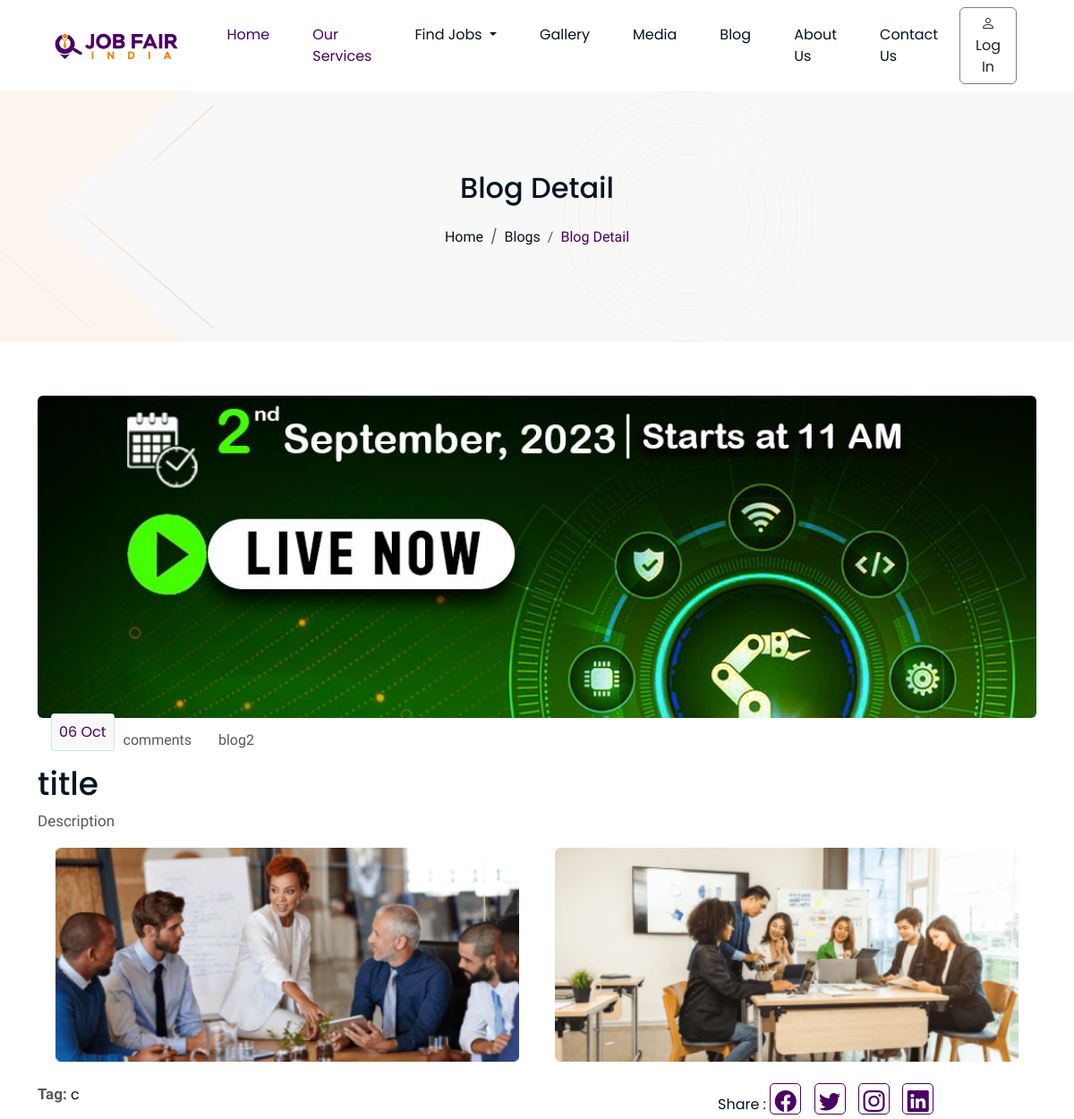
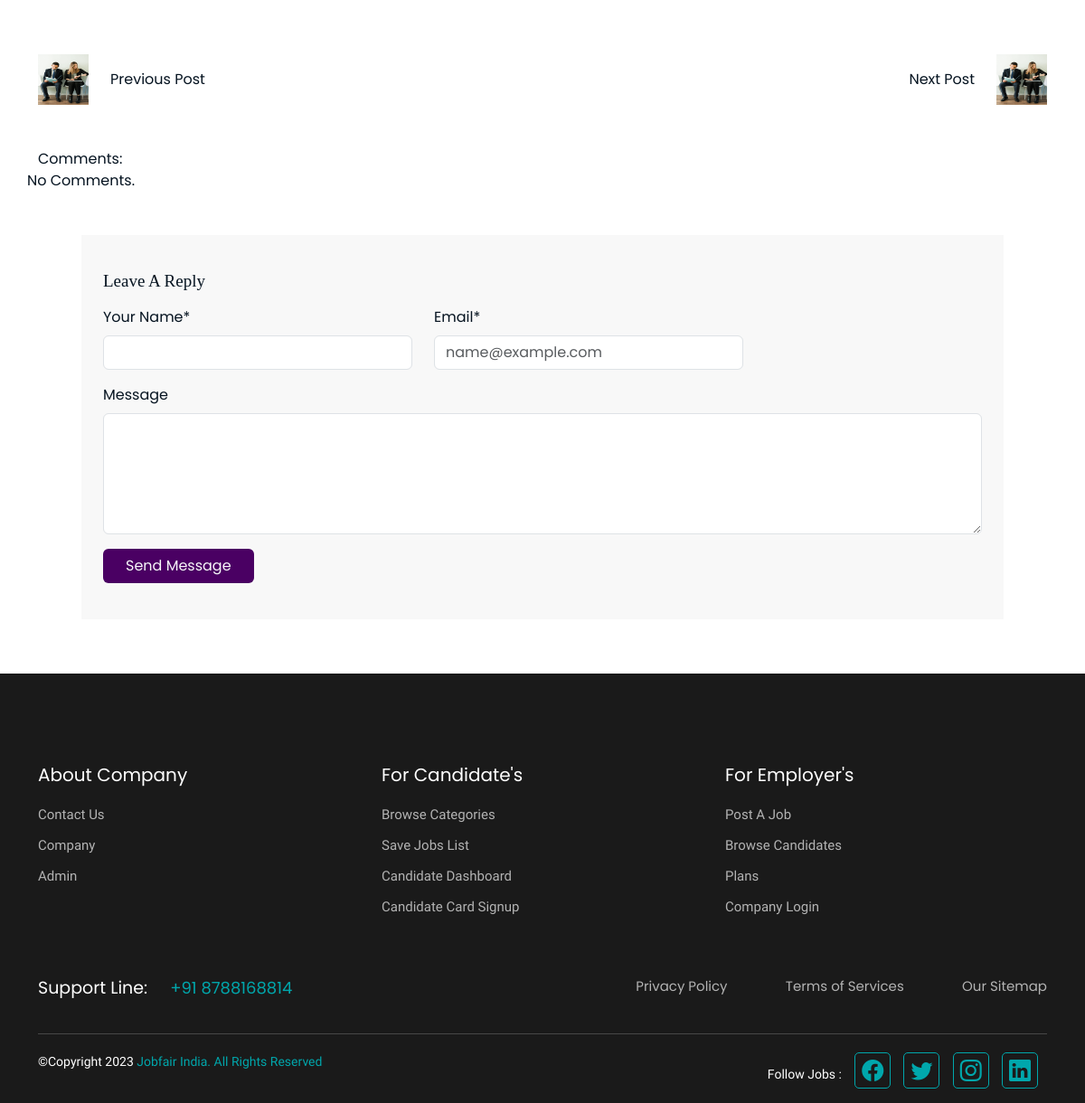
The page /blog-details.php?blog_id=2 on the database its author committed (2 pictures, top to bottom).
### tables this page shows
CREATE TABLE `blogs` (
  `blog_id` int(50) NOT NULL,
  `blog_name` varchar(100) NOT NULL,
  `blog_title` varchar(100) NOT NULL,
  `blog_image` varchar(100) NOT NULL,
  `blog_description` varchar(250) NOT NULL,
  `blog_tags` varchar(100) NOT NULL,
  `other_image` varchar(100) DEFAULT NULL,
  `blog_date` date NOT NULL DEFAULT current_timestamp()
);

### blog-details.php (the view, shortened to what this page needs)
<?php
require('connection.php');
$blog_id = $_GET['blog_id'];
$query = "SELECT * FROM blogs WHERE blog_id = $blog_id";
$result = mysqli_query($con, $query);
$blog = mysqli_fetch_assoc($result);
?>
<!DOCTYPE html>
<html lang="en">
<head>
  <link href="https://cdn.jsdelivr.net/npm/bootstrap@5.3.0/dist/css/bootstrap.min.css" rel="stylesheet">
  <link rel="stylesheet" href="https://cdn.jsdelivr.net/npm/bootstrap-icons@1.10.2/font/bootstrap-icons.css">
  <link rel="stylesheet" href="assets/css/custom.css">
  <link rel="stylesheet" href="assets/css/blog-detail.css">
</head>
<body>
  <?php include './navbar.php'; ?>
  <div class="breadcrumb-section">
    <div class="container">
      <h2 class="title">Blog Detail</h2>
      <nav aria-label="breadcrumb" class="text-center mt-3">
        <ol class="breadcrumb">
          <li class="breadcrumb-item"><a href="./">Home</a></li>
          <li class="breadcrumb-item"><a href="./blog.php">Blogs</a></li>
          <li class="breadcrumb-item active" aria-current="page">Blog Detail</li>
        </ol>
      </nav>
    </div>
  </div>
  <section class="paddingTB60 blog-detail">
    <div class="container ms-auto me-auto">
      <img src="admin/blog/.<?php echo $blog['other_image']; ?>" class="card-img-top" alt="Image">
      <div class="main-row">
        <br>
        <br>
        <br>
        <div class="date-square">
          <?php echo date('d M', strtotime($blog['blog_date'])); ?>
        </div>
        <div class="comment-count"> comments</div>
        <div class="user-name">
          <?php echo $blog['blog_name']; ?>
        </div>
      </div>
      <h1 class="blog-title">
        <?php echo $blog['blog_title']; ?>
      </h1>
      <p class="blog-text">
        <?php echo $blog['blog_description']; ?>
      </p>
      <div class="ms-auto me-auto row">
        <img src="./assets/images/home/blog_details_1.png" class="mx-2 col" alt="">
        <img src="./assets/images/home/blog_details_2.png" class="mx-2 col" alt="">
      </div>
      <div class="row my-4">
        <div class="col-md-8">
          <span class="tags fw-semibold blog-text">Tag:</span>
          <?php echo $blog['blog_tags']; ?>
        </div>
        <ul class="social-media-icons-share col-md-4 justify-content-end">
          <span> Share :</span>
          <li><a href="#"><i class="bi bi-facebook"></i></a></li>
          <li><a href="#"><i class="bi bi-twitter"></i></a></li>
          <li><a href="#"><i class="bi bi-instagram"></i></a></li>
          <li><a href="#"><i class="bi bi-linkedin"></i></a></li>
        </ul>
      </div>
      <div class="row my-lg-5">
        <div class="col">
          <div class="row">
            <div class="col-auto">
              <img src="./assets/images/home/img1.png" height="56px" width="56px" alt="">
            </div>
            <div class="col mt-lg-3"><a href="">Previous Post </a></div>
          </div>
        </div>
        <div class="col">
          <div class="row">
            <div class="col d-flex justify-content-end mt-lg-3"><a href=""> Next Post</a></div>
            <div class="col-auto">
              <img src="./assets/images/home/img1.png" height="56px" width="56px" alt="">
            </div>
          </div>
        </div>
      </div>
      <div class="row my-5 w-100">
        <div class="col-md-12">
          Comments:
        </div>
        <?php
        $query6 = "SELECT * FROM `comments` WHERE blog_id='$blog_id'  ORDER BY comment_date DESC";
        if ($result6 = mysqli_query($con, $query6)) {
          if (mysqli_num_rows($result6) > 0) {
            $count = 1;
            while ($row = mysqli_fetch_assoc($result6)) {
        ?>
              <div class="row my-3">
                <div class="col-auto">
                  <img src="./assets/images/home/profile2.png" height="50px" width="50px" alt="">
                </div>
                <div class="col">
                  <div class="row">
                    <?= $count++ ?>
                    <div class="col-auto"><?= $row['person_name'] ?>,</div>
                    <div class="col-auto" style="color: #595959; font-family: Exo ;"><?= $row['comment_date'] ?></div>
                  </div>
                  <div class="row">
                    <div class="col">
                      <?= $row['comment'] ?>
                    </div>
                  </div>
                </div>
              </div>
        <?php
            }
          } else {
            echo "No Comments.";
          }
        }
        ?>
      </div>
      <div class="form  mx-5 border-0  p-4" style=" background-color:#F8F8F8">
        <form action="" method="post">
          <h3 class="my-3" style="font-family: 'Exo'; font-style: normal;font-weight: 400;font-size: 19px;">
            Leave A Reply
          </h3>
          <div class="row">
            <div class="col-auto mb-3">
              <label for="name" class="form-label">Your Name*</label>
              <input type="text" class="form-control" name="name" id="name" required>
            </div>
            <div class="col-auto mb-3">
              <label for="email" class="form-label">Email*</label>
              <input type="email" class="form-control" name="email" required id="email" placeholder="name@example.com">
            </div>
          </div>
          <div class="mb-3">
            <label for="msg" class="form-label">Message</label>
            <textarea required class="form-control" id="msg" name="msg" rows="5"></textarea>
          </div>
          <div class="mb-3">
            <input type="submit" name="comment" class="btn text-light px-4" value="Send Message" style="background-color: var(--primary);">
          </div>
        </form>
      </div>
    </div>
  </section>
  <?php include './footer.php'; ?>
</body>
</html>

### assets/css/custom.css (style rules this page uses)
:root { --primary: #4a0063; }
a { text-decoration: none; }
body { font-size: 16px; font-family: "Poppins", sans-serif; font-weight: normal; color: rgb(6, 20, 33); color: rgba(6, 20, 33, 1); }
.paddingTB60 { padding-top: 60px; padding-bottom: 60px; }
.breadcrumb-section { background-image: url("../images/home/bg-cover.png"); }
.breadcrumb-section .container { height: 280px; display: flex; flex-direction: column; justify-content: center; align-items: center; }
.breadcrumb-section .breadcrumb-item a { font-family: "Work Sans", sans-serif; font-weight: 400; font-size: 16px; color: #061421; text-decoration: none; }
.breadcrumb-section .breadcrumb-item.active { font-family: "Work Sans", sans-serif; font-weight: 400; font-size: 16px; color: var(--primary); }

### assets/css/blog-detail.css (style rules this page uses)
.blog-detail .card-img-top { border-radius: 0.375rem; height: 360px; object-fit: cover; }
a { text-decoration: none; color: unset; }
.blog-detail .main-row { display: flex; align-items: flex-end; margin-top: -50px; padding: 15px; }
.blog-detail .main-row .date-square { border: 1px solid rgba(0, 167, 172, 0.20); background-color: #F8F8F8; color: var(--primary); padding: 8px; border-radius: 4px; margin-right: 10px; font-weight: 400; font-size: 16px; }
.blog-detail .main-row .comment-count { font-family: 'Work Sans', sans-serif; font-weight: 400; font-size: 16px; color: #595959; margin-right: 15px; }
.blog-detail .main-row .user-name { font-family: 'Work Sans', sans-serif; font-weight: 400; font-size: 16px; color: #595959; margin-left: 15px; }
.blog-detail .blog-title { color: #061421; font-size: 36px; }
.blog-detail .blog-text { color: #595959; font-size: 17px; font-family: 'Work Sans', sans-serif; }
.social-media-icons-share li { display: inline-block; margin-right: 10px; font-family: 'Work Sans', sans-serif; font-weight: 400; font-size: 15px; color: #061421; }
.social-media-icons-share a { display: inline-block; width: 35px; height: 35px; border: 1px solid var(--primary); border-radius: 5px; text-align: center; line-height: 40px; font-size: 24px; color: var(--primary); }

### rows shown on the page
blogs: other_image (picture), blog_date "06 Oct", blog_name "blog2", blog_title "title", blog_description "Description", blog_tags "c"
